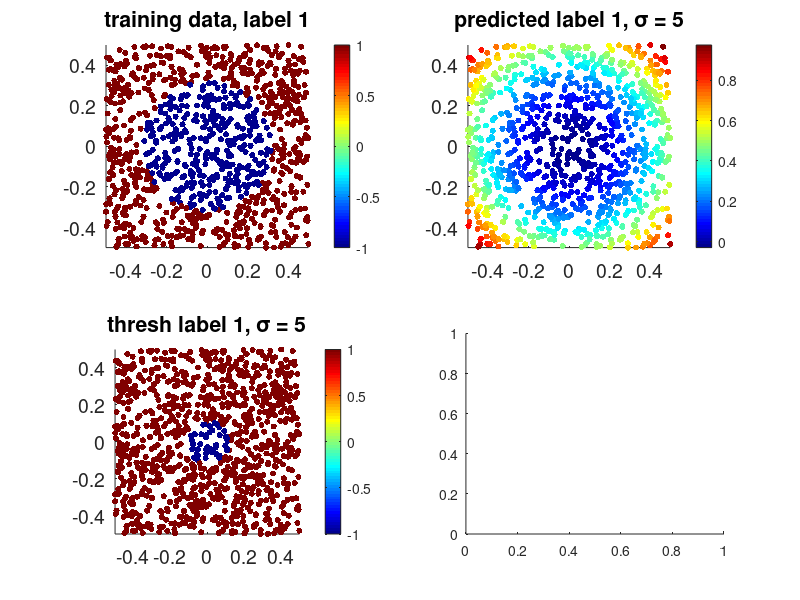

Write the MATLAB code that produced this figure. (Note: this script raises an error after producing the figure.)
%% Kernel classification - squared error

%% Set up workspace
close all
clear

p = 2;  % features
n = 1000;  % examples

sigma = 5;
lam = 0.01;

%% Generate training data

X = rand(n,p)-.5;  % n examples of p features
Y1 = 2*(sum(X.^2,2)>.1)-1;  % labels for first class problem
Y2 = 2*(5*X(:,1).^3 > X(:,2)) -1;  % labels for 2nd class problem
Y = [Y1 Y2];

%% Train classifier

distsq=zeros(n,n);
for i =1:n
    for j=1:n
        distsq(i,j) = (X(i,:)-X(j,:))*(X(i,:)-X(j,:))';
    end
end

K = exp(-distsq/(2*sigma^2));

alpha1 = inv(K+lam*eye(n))*Y1;
alpha2 = inv(K+lam*eye(n))*Y2;

%% Predict labels

%Yhat = K*Y;

Yhat = K*[alpha1,alpha2];

%% Display results

% First classification problem
figure
subplot(221);
scatter(X(:,1),X(:,2),20,Y1,'filled');
title('training data, label 1'); 
axis image;colorbar;colormap jet; set(gca,'fontsize',14)

subplot(222);scatter(X(:,1),X(:,2),20,Yhat(:,1),'filled');
title(['predicted label 1, \sigma = ', num2str(sigma,2)]); 
axis image;colorbar;colormap jet; set(gca,'fontsize',14)

subplot(223);scatter(X(:,1),X(:,2),20,2*(Yhat(:,1)>0)-1,'filled');
title(['thresh label 1, \sigma = ', num2str(sigma,2)]); 
axis image;colorbar;colormap jet; set(gca,'fontsize',14)

err = abs((2*(Yhat(:,1)>0)-1)-Y(:,1))/2;
subplot(224); scatter(X(:,1),X(:,2),20,(err>0),'filled');colormap cool
set(gca,'fontsize',14)
title([num2str(sum(err)),' Errors $\hat{y}_1 \neq y_1$'],'interpreter','latex')
axis image;colorbar; 

% Second classification problem
figure
subplot(221);
scatter(X(:,1),X(:,2),20,Y2,'filled');
title('training data, label 2'); 
axis image;colorbar;colormap jet; set(gca,'fontsize',14)

subplot(222);scatter(X(:,1),X(:,2),20,Yhat(:,2),'filled');
title(['predicted label 2, \sigma = ', num2str(sigma,2)]); 
axis image;colorbar;colormap jet; set(gca,'fontsize',14)

subplot(223);scatter(X(:,1),X(:,2),20,2*(Yhat(:,2)>0)-1,'filled');
title(['thresh label 2, \sigma = ', num2str(sigma,2)]); 
axis image;colorbar;colormap jet; set(gca,'fontsize',14)

err = abs((2*(Yhat(:,2)>0)-1)-Y(:,2))/2;
subplot(224); scatter(X(:,1),X(:,2),20,(err>0),'filled');colormap cool
set(gca,'fontsize',14)
title([num2str(sum(err)),' Errors $\hat{y}_2 \neq y_2$'],'interpreter','latex')
axis image;colorbar; 



